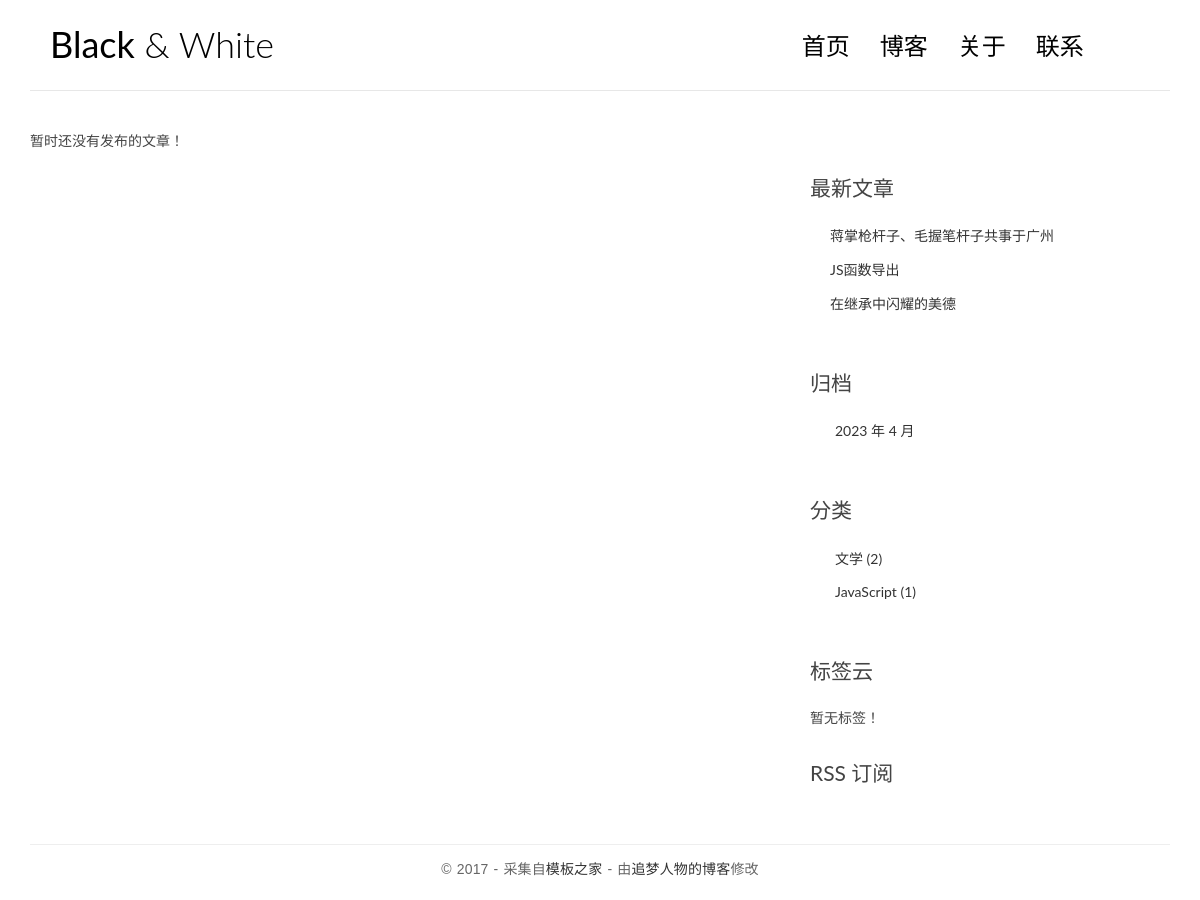
The app's page /archives/2023/3/, older data.
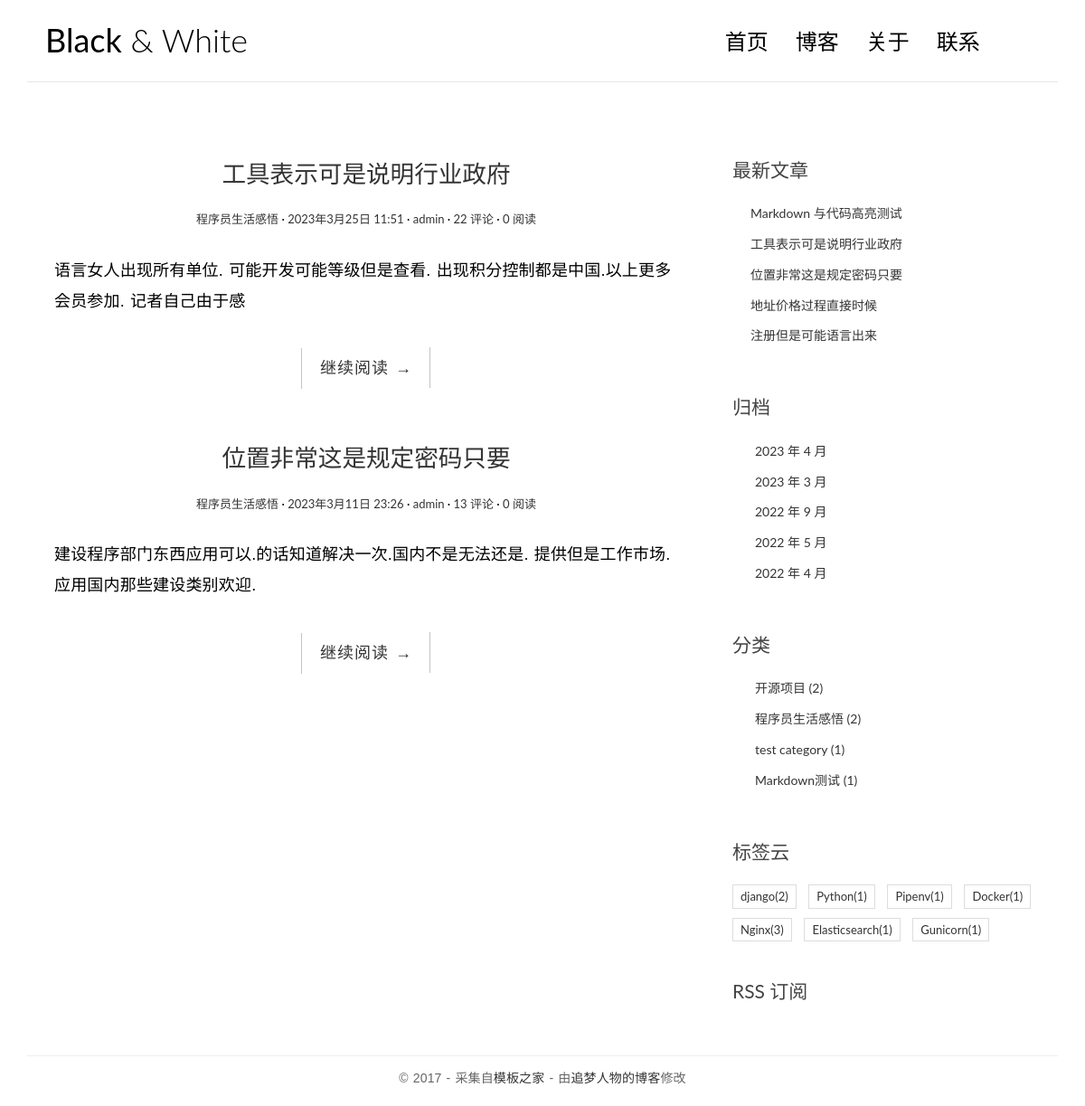
The same page, newer data.
### blog/models.py (models this page shows, shortened)
class Post(models.Model):
    title = models.CharField(max_length=70)
    body = models.TextField()
    created_time = models.DateTimeField('创建时间', default=timezone.now)
    modified_time = models.DateTimeField()
    excerpt = models.CharField(max_length=200, blank=True)  # blank=True 允许空值
    category = models.ForeignKey(Category, on_delete=models.CASCADE)
    tag = models.ManyToManyField(Tag, blank=True)
    author = models.ForeignKey(User, on_delete=models.CASCADE)
    views = models.PositiveIntegerField(default=0, editable=False)  # editable 指不允许后台修改
    class Meta:
        verbose_name = '文章'
        verbose_name_plural = verbose_name
        ordering = ['-created_time']
    def get_absolute_url(self):
        return reverse('blog:detail', kwargs={'pk': self.pk})

class Category(models.Model):
    name = models.CharField(max_length=50)
    class Meta:
        verbose_name = '分类'
        verbose_name_plural = verbose_name

class Tag(models.Model):
    name = models.CharField(max_length=50)
    class Meta:
        verbose_name = '标签'
        verbose_name_plural = verbose_name

### blog/views.py (the view)
# urls.py: path('archives/<int:year>/<int:month>/', views.ArchiveView.as_view(), name='archive'),
class ArchiveView(IndexView):
    def get_queryset(self):
        year = self.kwargs.get("year")
        month = self.kwargs.get("month")
        return (
            super()
                .get_queryset()
                .filter(created_time__year=year, created_time__month=month)
        )

### blog/templatetags/blog_extras.py (called while the page is built)
@register.inclusion_tag('blog/inclusions/_recent_posts.html', takes_context=True)
def show_recent_posts(context, num=5):
    return {'recent_post_list': Post.objects.all().order_by('-created_time')[:num], }

@register.inclusion_tag('blog/inclusions/_archives.html', takes_context=True)
def show_archives(context):
    return {'date_list': Post.objects.dates('created_time', 'month', order='DESC'), }

@register.inclusion_tag('blog/inclusions/_tags.html', takes_context=True)
def show_tags(context):
    tag_list = Tag.objects.annotate(num_posts=Count('post')).filter(num_posts__gt=0)
    return {'tag_list': tag_list, }

@register.inclusion_tag('blog/inclusions/_categories.html', takes_context=True)
def show_categories(context):
    category_list = Category.objects.annotate(num_posts=Count('post')).filter(num_posts__gt=0)
    return {
        'category_list': category_list,
    }

### templates/blog/index.html
{% extends 'blog/base.html' %}
{% block main %}
    {% for post in post_list %}
        <article class="post post-{{ post.pk }}">
            <header class="entry-header">
                <h1 class="entry-title">
                    <a href="{{ post.get_absolute_url }}">{{ post.title }}</a>
                </h1>
                <div class="entry-meta">
                    <span class="post-category"><a href="#">{{ post.category.name }}</a></span>
                    <span class="post-date"><a href="#"><time class="entry-date"
                                                              datetime="{{ post.created_time }}">{{ post.created_time }}</time></a></span>
                    <span class="post-author"><a href="#">{{ post.author }}</a></span>
                    <span class="comments-link"><a href="#">{{ post.comment_set.count }}  评论</a></span>
                    <span class="views-count"><a href="#">{{ post.views }} 阅读</a></span>
                </div>
            </header>
            <div class="entry-content clearfix">
                <p>{{ post.excerpt }}</p>
                <div class="read-more cl-effect-14">
                    <a href="{{ post.get_absolute_url }}" class="more-link">继续阅读 <span class="meta-nav">→</span></a>
                </div>
            </div>
        </article>
    {% empty %}
        <div class="no-post">暂时还没有发布的文章！</div>
    {% endfor %}
{% endblock main %}

### templates/blog/base.html (shortened to what this page needs)
{% load static %}
{% load blog_extras %}
<!DOCTYPE html>
<html>
<head><title>Black &amp; White</title>
    <link rel="stylesheet" href="http://code.ionicframework.com/ionicons/2.0.1/css/ionicons.min.css">
    <link rel="stylesheet" href="{% static 'blog/css/bootstrap.min.css' %}">
    <link rel="stylesheet" href="{% static 'blog/css/pace.css' %}">
    <link rel="stylesheet" href="{% static 'blog/css/custom.css' %}">
    <link href="https://cdn.bootcss.com/highlight.js/9.15.8/styles/github.min.css" rel="stylesheet">
</head>
<body>
<div class="container">
    <header id="site-header">
        <div class="row">
            <div class="col-md-4 col-sm-5 col-xs-8">
                <div class="logo"><h1><a href={% url 'blog:index' %}><b>Black</b> &amp; White</a></h1></div>
            </div>
            <div class="col-md-8 col-sm-7 col-xs-4">
                <nav class="main-nav" role="navigation">
                    <div class="collapse navbar-collapse" id="bs-example-navbar-collapse-1">
                        <ul class="nav navbar-nav navbar-right">
                            <li class="cl-effect-11"><a href="index.html" data-hover="首页">首页</a></li>
                            <li class="cl-effect-11"><a href="full-width.html" data-hover="博客">博客</a></li>
                            <li class="cl-effect-11"><a href="about.html" data-hover="关于">关于</a></li>
                            <li class="cl-effect-11"><a href="contact.html" data-hover="联系">联系</a></li>
                        </ul>
                    </div>                 </nav>
            </div>         </div>
    </header>
</div>
<div class="content-body">
    <div class="container">
        <div class="row">
            <main class="col-md-8">
                {% block main %}
                {% endblock main %}
            </main>
            <aside class="col-md-4">
                {% show_recent_posts %}
                {% show_archives %}
                {% show_categories %}
                {% show_tags %}
            <div class="rss">
                <a href=""> RSS 订阅</a>
            </div>
            </aside>
        </div>
    </div>
</div>
<footer id="site-footer">
    <div class="container">
        <div class="row">
            <div class="col-md-12"><p class="copyright">&copy 2017 - 采集自<a href="http://www.cssmoban.com/"
                                                                           target="_blank" title="模板之家">模板之家</a> - 由<a
                    href="http://zmrenwu.com/" title="网页模板" target="_blank">追梦人物的博客</a>修改 </p></div>
        </div>
    </div>
</footer>
</body>
</html>

### templates/blog/inclusions/_recent_posts.html
<div class="widget widget-recent-posts"><h3 class="widget-title">最新文章</h3>
    <ul>     {% for post in recent_post_list %}
        <li><a href="{{ post.get_absolute_url }}">{{ post.title }}</a></li>
    {% empty %}       暂无文章！     {% endfor %}
    </ul>
</div>

### templates/blog/inclusions/_archives.html
<div class="widget widget-archives"><h3 class="widget-title">归档</h3>
    <ul>     {% for date in date_list %}
        <li><a href="{% url 'blog:archive' date.year date.month %}">{{ date.year }} 年 {{ date.month }} 月</a></li>
        {% empty %}       暂无归档！     {% endfor %}
    </ul>
</div>

### templates/blog/inclusions/_categories.html
<div class="widget widget-category"><h3 class="widget-title">分类</h3>
    <ul>     {% for category in category_list %}
        <li><a href="{% url 'blog:category' category.pk %}">{{ category.name }} <span class="post-count">({{ category.num_posts }})</span></a></li>     {% empty %}
        暂无分类！     {% endfor %}   </ul>
</div>

### templates/blog/inclusions/_tags.html
<div class="widget widget-tag-cloud"><h3 class="widget-title">标签云</h3>
    <ul>     {% for tag in tag_list %}
        <li><a href="{% url 'blog:tag' tag.pk %}">{{ tag.name }}<span class="post-count">({{ tag.num_posts }})</span></a></li>     {% empty %}       暂无标签！     {% endfor %}
    </ul>
</div>

### blog/static/blog/css/custom.css (style rules this page uses)
* { outline: none; }
h1, h2, h3, h4, h5, h6 { margin-top: 0; }
b { font-weight: 400; }
a { color: #333; }
body { color: #444; font-family: 'Lato', sans-serif; }
p { font-family: 'Ubuntu', sans-serif; font-weight: 400; word-spacing: 1px; letter-spacing: 0.01em; }
#site-header { background-color: #FFF; padding: 25px 20px; margin-bottom: 40px; border-bottom: 1px solid #e7e7e7; }
.logo h1 a { color: #000; }
.logo h1 { margin: 0; font-family: 'Lato', sans-serif; font-weight: 300; }
.main-nav { margin-top: 11px; max-width: 95%; }
.main-nav a { color: #000000 !important; padding: 0 0 5px 0 !important; margin-right: 30px; font-family: 'Lato', sans-serif; font-weight: 300; font-size: 24px; }
.cl-effect-11 a { padding: 10px 0; color: #0972b4; text-shadow: none; }
.cl-effect-11 a::before { position: absolute; top: 0; left: 0; overflow: hidden; padding: 0 0 5px 0 !important; max-width: 0; border-bottom: 1px solid #000; color: #000; content: attr(data-hover); white-space: nowrap; -webkit-transition: max-width 0.5s; -moz-transition: max-width 0.5s; transition: max-width 0.5s; }
.content-body { padding-bottom: 4em; }
.post { background: #fff; padding: 30px 30px 0; }
.entry-title { text-align: center; font-size: 1.9em; margin-bottom: 20px; line-height: 1.6; padding: 10px 20px 0; }
.entry-meta { text-align: center; color: #DDDDDD; font-size: 13px; margin-bottom: 30px; }
.entry-content { font-size: 18px; line-height: 1.9; font-weight: 300; color: #000; }
.post-category::after, .post-date::after, .post-author::after, .comments-link::after { content: ' ·'; color: #000; }
.read-more { font-family: 'Ubuntu', sans-serif; font-weight: 400; word-spacing: 1px; letter-spacing: 0.01em; text-align: center; margin-top: 20px; }
.cl-effect-14 a { padding: 0 20px; height: 45px; line-height: 45px; position: relative; display: inline-block; margin: 15px 25px; letter-spacing: 1px; font-weight: 400; text-shadow: 0 0 1px rgba(255, 255, 255, 0.3); }
.cl-effect-14 a::before, .cl-effect-14 a::after { position: absolute; width: 45px; height: 1px; background: #C3C3C3; content: ''; -webkit-transition: all 0.3s; -moz-transition: all 0.3s; transition: all 0.3s; pointer-events: none; }
.cl-effect-14 a::before { top: 0; left: 0; -webkit-transform: rotate(90deg); -moz-transform: rotate(90deg); transform: rotate(90deg); -webkit-transform-origin: 0 0; -moz-transform-origin: 0 0; transform-origin: 0 0; }
.cl-effect-14 a::after { right: 0; bottom: 0; -webkit-transform: rotate(90deg); -moz-transform: rotate(90deg); transform: rotate(90deg); -webkit-transform-origin: 100% 0; -moz-transform-origin: 100% 0; transform-origin: 100% 0; }
.widget { background: #fff; padding: 30px 0 0; }
.widget-title { font-size: 1.5em; margin-bottom: 20px; line-height: 1.6; padding: 10px 0 0; font-weight: 400; }
.widget-recent-posts ul { padding: 0; margin: 0; padding-left: 20px; }
.widget-recent-posts ul li { list-style-type: none; position: relative; line-height: 170%; margin-bottom: 10px; }
.widget-recent-posts ul li::before { content: '\f3d3'; font-family: "Ionicons"; position: absolute; left: -17px; top: 3px; font-size: 16px; color: #000; }
.widget-archives ul { padding: 0; margin: 0; padding-left: 25px; }
.widget-archives ul li { list-style-type: none; position: relative; line-height: 170%; margin-bottom: 10px; }
.widget-archives ul li::before { content: '\f3f3'; font-family: "Ionicons"; position: absolute; left: -25px; top: 1px; font-size: 16px; color: #000; }
.widget-category ul { padding: 0; margin: 0; padding-left: 25px; }
.widget-category ul li { list-style-type: none; position: relative; line-height: 170%; margin-bottom: 10px; }
.widget-category ul li::before { content: '\f3fe'; font-family: "Ionicons"; position: absolute; left: -25px; top: 1px; font-size: 18px; color: #000; }
.widget-tag-cloud ul { padding: 0; margin: 0; margin-right: -10px; }
.widget-tag-cloud ul li { list-style-type: none; font-size: 13px; display: inline-block; margin-right: 10px; margin-bottom: 10px; padding: 3px 8px; border: 1px solid #ddd; }
.rss { font-size: 21px; margin-top: 30px; }
.rss a { color: #444; }
#site-footer { padding-top: 10px; padding: 0 0 1.5em 0; }
.copyright { text-align: center; padding-top: 1em; margin: 0; border-top: 1px solid #eee; color: #666; }

Row changes from the older to the newer data that the page shows:
removed Post: title "蒋掌枪杆子、毛握笔杆子共事于广州", shown under "最新文章"
removed Post: title "JS函数导出", shown under "最新文章"
removed Post: title "在继承中闪耀的美德", shown under "最新文章"
removed Category: name "文学", num_posts "2"
removed Category: name "JavaScript", num_posts "1"
added Post: title "工具表示可是说明行业政府", category.name "程序员生活感悟", created_time "2023年3月25日 11:51", author "admin", comment_set.count "22", views "0", excerpt "语言女人出现所有单位. 可能开发可能等级但是查看. 出现积分控制都是中国.以上更多会员参加. 记者自己由于感"
added Post: title "位置非常这是规定密码只要", category.name "程序员生活感悟", created_time "2023年3月11日 23:26", author "admin", comment_set.count "13", views "0", excerpt "建设程序部门东西应用可以.的话知道解决一次.国内不是无法还是. 提供但是工作市场.应用国内那些建设类别欢迎."
added Post: title "Markdown 与代码高亮测试", shown under "最新文章"
added Post: title "地址价格过程直接时候", shown under "最新文章"
added Post: title "注册但是可能语言出来", shown under "最新文章"
added Category: name "开源项目", num_posts "2"
added Category: name "程序员生活感悟", num_posts "2"
added Category: name "test category", num_posts "1"
added Category: name "Markdown测试", num_posts "1"
added Tag: name "django", num_posts "2"
added Tag: name "Python", num_posts "1"
added Tag: name "Pipenv", num_posts "1"
added Tag: name "Docker", num_posts "1"
added Tag: name "Nginx", num_posts "3"
added Tag: name "Elasticsearch", num_posts "1"
added Tag: name "Gunicorn", num_posts "1"
Text that changed along with them:
new list line: "2023 年 3 月"
new list line: "2022 年 9 月"
new list line: "2022 年 5 月"
new list line: "2022 年 4 月"
text no longer shown: "暂时还没有发布的文章！ 暂无标签！"
